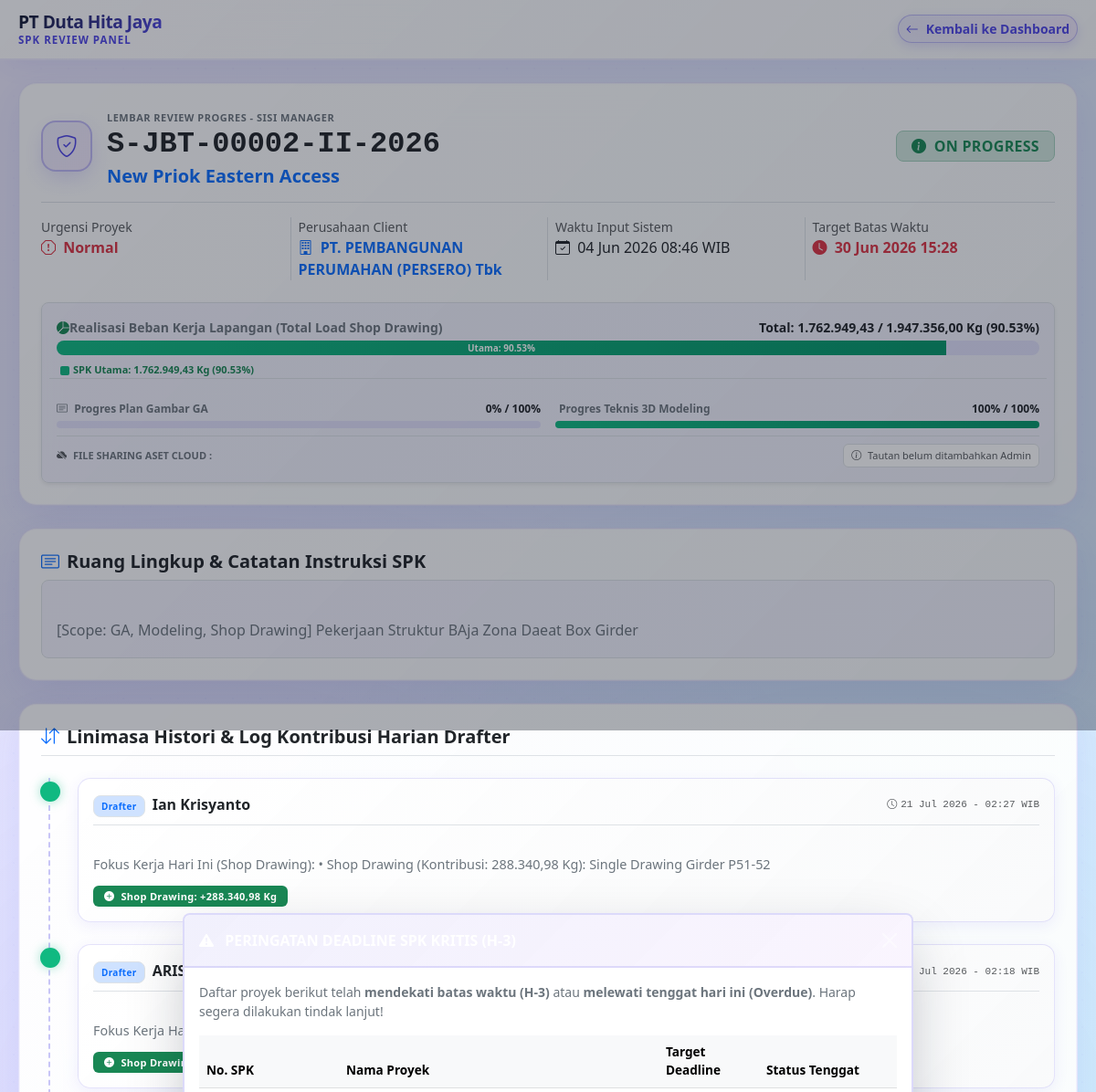
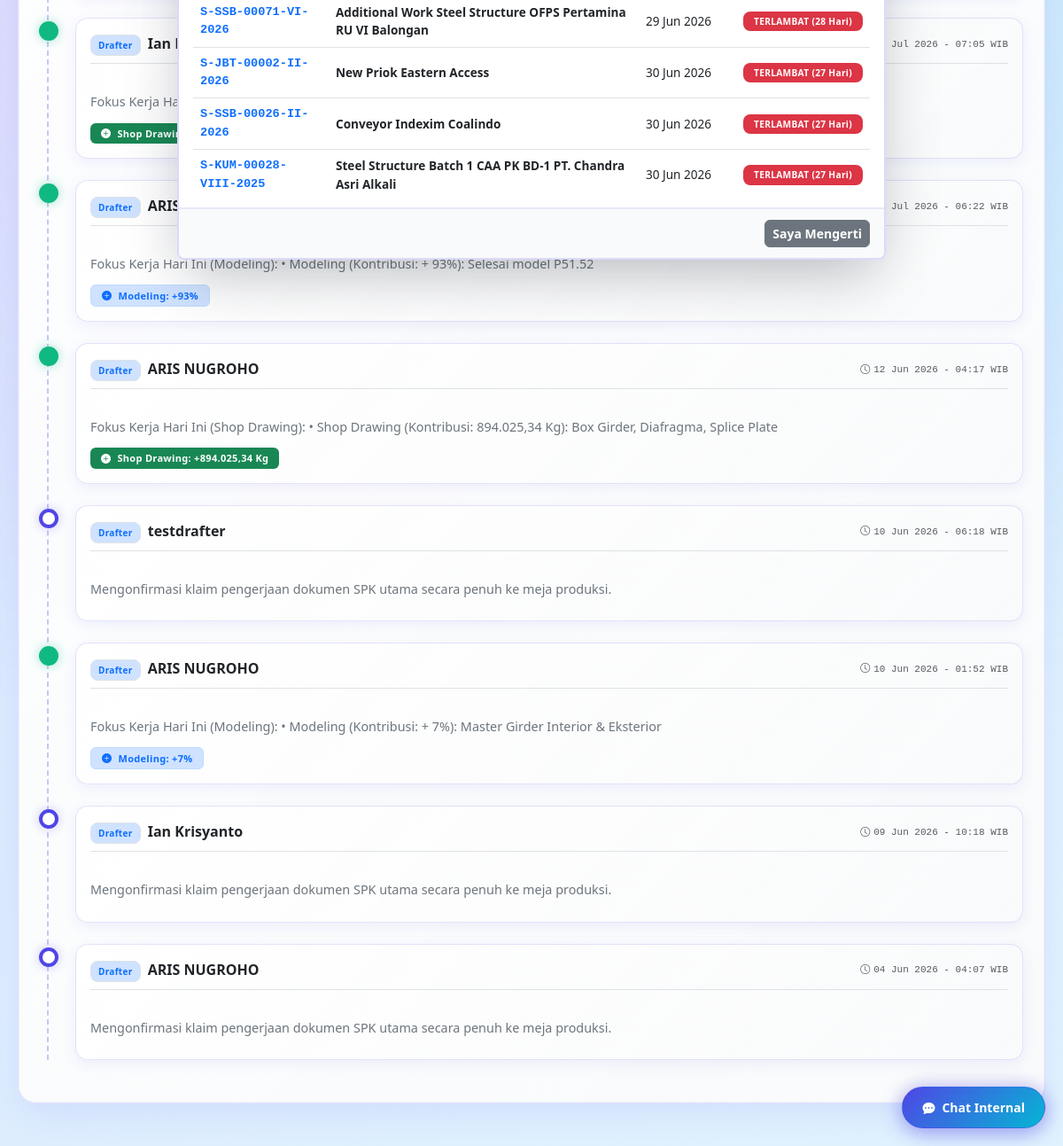
/manager/detail_spk?id=21 (signed in), run on the app's committed database (2 pictures, top to bottom).
### tables this page shows
CREATE TABLE `spk` (
  `id_spk` int(11) NOT NULL,
  `no_spk` varchar(50) NOT NULL,
  `nama_proyek` varchar(150) NOT NULL,
  `nama_client` varchar(150) DEFAULT NULL,
  `deskripsi_tugas` text NOT NULL,
  `tingkat_urgensi` enum('Normal','High','Urgent') NOT NULL DEFAULT 'Normal',
  `total_tonase` decimal(15,2) NOT NULL DEFAULT 0.00,
  `deadline` datetime DEFAULT NULL,
  `status` enum('Pending','On Progress','Paused','Completed') NOT NULL DEFAULT 'Pending',
  `tgl_input` datetime NOT NULL DEFAULT current_timestamp(),
  `tgl_mulai` datetime DEFAULT NULL,
  `tgl_selesai` datetime DEFAULT NULL,
  `id_admin` int(11) NOT NULL,
  `id_drafter` int(11) DEFAULT NULL,
  `link_drive` text DEFAULT NULL
);

CREATE TABLE `spk_progres` (
  `id_progres` int(11) NOT NULL,
  `id_spk` int(11) NOT NULL,
  `id_user` int(11) NOT NULL,
  `tonase_diambil` decimal(15,2) NOT NULL DEFAULT 0.00,
  `progres_ga` int(11) DEFAULT 0,
  `progres_modeling` int(11) DEFAULT 0,
  `tgl_update` timestamp NOT NULL DEFAULT current_timestamp(),
  `keterangan_kerja` text NOT NULL,
  `is_kerja_tambah` tinyint(1) NOT NULL DEFAULT 0
);

CREATE TABLE `users` (
  `id_user` int(11) NOT NULL,
  `username` varchar(50) NOT NULL,
  `password` varchar(255) NOT NULL,
  `nama_lengkap` varchar(100) NOT NULL,
  `role` enum('admin','drafter','manager') NOT NULL,
  `status_akun` enum('Pending','Approved') NOT NULL DEFAULT 'Pending',
  `last_active` datetime DEFAULT NULL
);

### manager/detail_spk.php (the view, shortened to what the rows shown need)
<?php
require '../config.php';
$id_spk = isset($_GET['id']) ? intval($_GET['id']) : 0;
$query_spk = "SELECT spk.*,
              (SELECT COALESCE(SUM(tonase_diambil), 0) FROM spk_progres WHERE spk_progres.id_spk = spk.id_spk AND (is_kerja_tambah = 0 OR is_kerja_tambah IS NULL)) AS tonase_utama,
              (SELECT COALESCE(SUM(tonase_diambil), 0) FROM spk_progres WHERE spk_progres.id_spk = spk.id_spk AND is_kerja_tambah = 1) AS tonase_vo,
              (SELECT COALESCE(SUM(progres_ga), 0) FROM spk_progres WHERE spk_progres.id_spk = spk.id_spk) AS total_ga,
              (SELECT COALESCE(SUM(progres_modeling), 0) FROM spk_progres WHERE spk_progres.id_spk = spk.id_spk) AS total_modeling,
              u_admin.nama_lengkap AS nama_pembuat
              FROM spk
              LEFT JOIN users u_admin ON spk.id_admin = u_admin.id_user
              WHERE spk.id_spk = $id_spk";
$result_spk = $conn->query($query_spk);
$spk = $result_spk->fetch_assoc();
$total_target    = (float)$spk['total_tonase'];
$tonase_utama    = (float)$spk['tonase_utama'];
$tonase_vo       = (float)$spk['tonase_vo'];
$total_akumulasi = $tonase_utama + $tonase_vo;
$persen_total_real = ($total_target > 0) ? round(($total_akumulasi / $total_target) * 100, 2) : 0;
?>
<!DOCTYPE html>
<html lang="id">
<head>
    <link href="../bootstrap.min.css" rel="stylesheet">
    <link href="../bootstrap-icons.min.css" rel="stylesheet">
</head>
<body>
<div class="container-responsive">
    <div class="glass-card p-4 mb-4">
        <div class="d-flex flex-column flex-md-row justify-content-between align-items-md-center border-bottom pb-3 mb-3">
            <div class="d-flex align-items-center gap-3">
                <div>
                    <span class="text-uppercase text-secondary small fw-bold" style="font-size: 11px; letter-spacing: 0.5px;">Lembar Review Progres - Sisi Manager</span>
                    <h2 class="fw-bold text-dark m-0 font-monospace"><?= $spk['no_spk']; ?></h2>
                    <h5 class="text-primary fw-semibold mt-1 mb-0"><?= $spk['nama_proyek']; ?></h5>
                </div>
            </div>
            <div class="text-md-end mt-3 mt-md-0">
                <?php $badge_status = $spk['status'] == 'On Progress' ? 'bg-success-subtle text-success border border-success-subtle' : ($spk['status'] == 'Paused' ? 'bg-danger-subtle text-danger border border-danger-subtle' : ($spk['status'] == 'Completed' ? 'bg-info-subtle text-info-emphasis border border-info-subtle' : 'bg-light text-secondary border')); ?>
                <span class="badge <?= $badge_status; ?> px-3 py-2 fs-6 fw-bold text-uppercase rounded-3"><i class="bi bi-info-circle-fill me-1"></i> <?= $spk['status']; ?></span>
            </div>
        </div>
        <div class="row g-3">
            <div class="col-md-3 col-sm-6 col-12 border-end">
                <label class="text-muted small d-block">Urgensi Proyek</label>
                <span class="fw-bold text-danger"><i class="bi bi-exclamation-octagon me-1"></i> <?= $spk['tingkat_urgensi']; ?></span>
            </div>
            <div class="col-md-3 col-sm-6 col-12 border-end">
                <label class="text-muted small d-block">Perusahaan Client</label>
                <span class="text-primary fw-bold"><i class="bi bi-building me-1"></i> <?= !empty($spk['nama_client']) ? htmlspecialchars($spk['nama_client']) : '-'; ?></span>
            </div>
            <div class="col-md-3 col-sm-6 col-12 border-end">
                <label class="text-muted small d-block">Waktu Input Sistem</label>
                <span class="text-dark fw-medium"><i class="bi bi-calendar-check me-1"></i> <?= date('d M Y H:i', strtotime($spk['tgl_input'])); ?> WIB</span>
            </div>
            <div class="col-md-3 col-sm-6 col-12">
                <label class="text-muted small d-block">Target Batas Waktu</label>
                <span class="text-danger fw-bold"><i class="bi bi-clock-fill me-1"></i> <?= date('d M Y H:i', strtotime($spk['deadline'])); ?></span>
            </div>
        </div>
        <div class="mt-4 p-3 rounded-3 border shadow-sm" style="background: rgba(79, 70, 229, 0.05);">
            <div class="d-flex justify-content-between align-items-center mb-1 flex-wrap gap-1">
                <span class="small fw-bold text-secondary d-flex align-items-center">
                    <i class="bi bi-pie-chart-fill text-success me-1.5"></i> Realisasi Beban Kerja Lapangan (Total Load Shop Drawing)
                </span>
                <span class="fw-bold text-dark small">
                    Total: <?= number_format($total_akumulasi, 2, ',', '.'); ?> / <?= number_format($total_target, 2, ',', '.'); ?> Kg (<?= $persen_total_real; ?>%)
                </span>
            </div>
        </div>
    </div>
    <div class="glass-card p-4 mb-4">
        <h5 class="fw-bold text-dark mb-2 d-flex align-items-center">
            <i class="bi bi-card-text text-primary me-2"></i> Ruang Lingkup &amp; Catatan Instruksi SPK
        </h5>
        <?php $clean_instruksi_mngr = str_replace(["\r\n", "\r", "\n"], " ", $spk['deskripsi_tugas']); ?>
        <div class="p-3 rounded-3 border text-secondary text-break-custom" style="background: rgba(79, 70, 229, 0.05);">
            <?= htmlspecialchars($clean_instruksi_mngr); ?>
        </div>
    </div>
    <div class="glass-card p-4 mb-5">
        <?php
        $log_progres = $conn->query("SELECT spk_progres.*, users.nama_lengkap FROM spk_progres JOIN users ON spk_progres.id_user = users.id_user WHERE spk_progres.id_spk = $id_spk ORDER BY spk_progres.tgl_update DESC");
        if ($log_progres && $log_progres->num_rows > 0) :
        ?>
            <div class="timeline-steps ms-2 shadow-none">
                <?php while ($log = $log_progres->fetch_assoc()) : ?>
                    <?php
                        $is_vo = ((int)$log['is_kerja_tambah'] === 1);
                        $is_any_progress = ($log['tonase_diambil'] > 0 || $log['progres_ga'] > 0 || $log['progres_modeling'] > 0);
                        $item_class = $is_vo ? 'vo-item' : ($is_any_progress ? 'completed' : '');
                        $clean_mngr_log_ket = str_replace(["\r\n", "\r", "\n"], " ", $log['keterangan_kerja']);
                    ?>
                    <div class="timeline-item <?= $item_class; ?>">
                        <div class="timeline-icon"></div>
                        <div class="p-3 timeline-card-glass">
                            <div class="d-flex justify-content-between align-items-start align-items-sm-center mb-2 border-bottom pb-2 flex-column flex-sm-row gap-2">
                                <div>
                                    <span class="badge bg-primary-subtle text-primary border px-2 py-0.5 me-1" style="font-size: 10px;">Drafter</span>
                                    <strong class="text-dark"><?= $log['nama_lengkap']; ?></strong>
                                </div>
                                <div class="d-flex align-items-center gap-3">
                                    <span class="text-muted font-monospace small" style="font-size: 11px;"><i class="bi bi-clock me-1"></i><?= date('d M Y - H:i', strtotime($log['tgl_update'])); ?> WIB</span>
                                </div>
                            </div>
                            <div class="text-secondary text-break-custom mb-2" style="font-size: 0.9rem;">
                                <?= htmlspecialchars($clean_mngr_log_ket); ?>
                            </div>
                            <?php if ($is_any_progress) : ?>
                                <div class="pt-1 d-flex gap-1.5 flex-wrap">
                                    <?php if ($log['tonase_diambil'] > 0) : ?>
                                        <span class="badge <?= $is_vo ? 'bg-warning text-dark border border-warning' : 'bg-success'; ?> px-2.5 py-1.5 rounded-2" style="font-size: 11px;">
                                            <i class="bi bi-plus-circle-fill me-1"></i> Shop Drawing: +<?= number_format($log['tonase_diambil'], 2, ',', '.'); ?> Kg
                                        </span>
                                    <?php endif; ?>
                                    <?php if ($log['progres_modeling'] > 0) : ?>
                                        <span class="badge bg-primary-subtle text-primary px-2.5 py-1.5 rounded-2" style="font-size: 11px; border: 1px solid #bfdbfe;"><i class="bi bi-plus-circle-fill me-1"></i> Modeling: +<?= $log['progres_modeling']; ?>%</span>
                                    <?php endif; ?>
                                </div>
                            <?php endif; ?>
                        </div>
                    </div>
                <?php endwhile; ?>
            </div>
        <?php else : ?>
            <div class="text-center py-5 text-muted">
                <i class="bi bi-clipboard-x fs-1 d-block mb-2 text-black-50"></i> Belum ada laporan harian masuk dari tim drafter.
            </div>
        <?php endif; ?>
    </div>
</div>
<?php include '../chat_and_alert_component.php'; ?>
</body>
</html>

### chat_and_alert_component.php (shortened to what the rows shown need)
<?php
$where_kritis = "WHERE spk.status IN ('Pending', 'On Progress', 'Paused')
                 AND DATEDIFF(spk.deadline, CURDATE()) <= 3";
$query_alert = "SELECT spk.id_spk, spk.no_spk, spk.nama_proyek, spk.deadline, spk.status, spk.tingkat_urgensi,
                       DATEDIFF(spk.deadline, CURDATE()) AS sisa_hari
                FROM spk $where_kritis ORDER BY sisa_hari ASC";
$list_alert = $conn->query($query_alert);
$total_kritis = $list_alert ? $list_alert->num_rows : 0;
?>
<?php if ($total_kritis > 0) : ?>
<div class="modal fade" id="modalDeadlineAlert" data-bs-backdrop="static" tabindex="-1" aria-hidden="true">
    <div class="modal-dialog modal-dialog-centered modal-lg">
        <div class="modal-content border-0 shadow-lg">
            <div class="modal-body p-3">
                <div class="table-responsive" style="max-height: 280px;">
                    <table class="table table-hover align-middle mb-0" style="font-size: 0.85rem;">
                        <thead class="table-light">
                            <tr>
                                <th>No. SPK</th>
                                <th>Nama Proyek</th>
                                <th>Target Deadline</th>
                                <th>Status Tenggat</th>
                            </tr>
                        </thead>
                        <tbody>
                            <?php while ($row_alert = $list_alert->fetch_assoc()) :
                                $sisa = (int)$row_alert['sisa_hari'];
                                if ($sisa < 0) {
                                    $status_lbl = "<span class='badge bg-danger'>TERLAMBAT (" . abs($sisa) . " Hari)</span>";
                                } elseif ($sisa == 0) {
                                    $status_lbl = "<span class='badge bg-danger text-white fw-bold'>HARI INI DEADLINE!</span>";
                                } else {
                                    $status_lbl = "<span class='badge bg-warning text-dark'>Sisa $sisa Hari</span>";
                                }
                                $detail_link = "detail_spk?id=";
                            ?>
                                <tr>
                                    <td class="font-monospace fw-bold text-primary">
                                        <a href="<?= $detail_link . $row_alert['id_spk']; ?>" class="text-decoration-none"><?= $row_alert['no_spk']; ?></a>
                                    </td>
                                    <td class="fw-semibold text-dark"><?= htmlspecialchars($row_alert['nama_proyek']); ?></td>
                                    <td><?= date('d M Y', strtotime($row_alert['deadline'])); ?></td>
                                    <td><?= $status_lbl; ?></td>
                                </tr>
                            <?php endwhile; ?>
                        </tbody>
                    </table>
                </div>
            </div>
        </div>
    </div>
</div>
<?php endif; ?>

### data on the page
spk: no_spk "S-JBT-00002-II-2026", nama_proyek "New Priok Eastern Access", status "ON PROGRESS", tingkat_urgensi "Normal", nama_client "PT. PEMBANGUNAN PERUMAHAN (PERSERO) Tbk", tgl_input "04 Jun 2026 08:46", deadline "30 Jun 2026 15:28", total_tonase "1.947.356,00", deskripsi_tugas "[Scope: GA, Modeling, Shop Drawing] Pekerjaan Struktur BAja Zona Daeat Box Girder", deadline "30 Jun 2026", sisa "27"
spk_progres: id_user.nama_lengkap "Ian Krisyanto", tgl_update "21 Jul 2026 - 02:27", keterangan_kerja "Fokus Kerja Hari Ini (Shop Drawing): • Shop Drawing (Kontribusi: 288.340,98 Kg): Single Drawing Girder P51-52", tonase_diambil "288.340,98"
spk_progres: id_user.nama_lengkap "ARIS…", tgl_update "21 Jul 2026 - 02:18", keterangan_kerja "Fokus Kerja Hari…"
spk_progres: id_user.nama_lengkap "Ian…", tgl_update "16 Jul 2026 - 07:05", keterangan_kerja "Fokus Kerja Hari…"
spk_progres: id_user.nama_lengkap "ARIS…", tgl_update "16 Jul 2026 - 06:22", keterangan_kerja "Fokus Kerja Hari Ini (Modeling): • Modeling (Kontribusi: + 93%): Selesai model P51.52", progres_modeling "93"
spk_progres: id_user.nama_lengkap "ARIS NUGROHO", tgl_update "12 Jun 2026 - 04:17", keterangan_kerja "Fokus Kerja Hari Ini (Shop Drawing): • Shop Drawing (Kontribusi: 894.025,34 Kg): Box Girder, Diafragma, Splice Plate", tonase_diambil "894.025,34"
spk_progres: id_user.nama_lengkap "testdrafter", tgl_update "10 Jun 2026 - 06:18", keterangan_kerja "Mengonfirmasi klaim pengerjaan dokumen SPK utama secara penuh ke meja produksi."
spk_progres: id_user.nama_lengkap "ARIS NUGROHO", tgl_update "10 Jun 2026 - 01:52", keterangan_kerja "Fokus Kerja Hari Ini (Modeling): • Modeling (Kontribusi: + 7%): Master Girder Interior & Eksterior", progres_modeling "7"
spk_progres: id_user.nama_lengkap "Ian Krisyanto", tgl_update "09 Jun 2026 - 10:18", keterangan_kerja "Mengonfirmasi klaim pengerjaan dokumen SPK utama secara penuh ke meja produksi."
spk_progres: id_user.nama_lengkap "ARIS NUGROHO", tgl_update "04 Jun 2026 - 04:07", keterangan_kerja "Mengonfirmasi klaim pengerjaan dokumen SPK utama secara penuh ke meja produksi."
spk: no_spk "S-SSB-00071-VI-2026", nama_proyek "Additional Work Steel Structure OFPS Pertamina RU VI Balongan", deadline "29 Jun 2026", sisa "28"
spk: no_spk "S-SSB-00026-II-2026", nama_proyek "Conveyor Indexim Coalindo", deadline "30 Jun 2026", sisa "27"
spk: no_spk "S-KUM-00028-VIII-2025", nama_proyek "Steel Structure Batch 1 CAA PK BD-1 PT. Chandra Asri Alkali", deadline "30 Jun 2026", sisa "27"

### other printed values
$total_akumulasi "1.762.949,43"
$persen_total_real "90.53"
$persen_utama_real "90.53"
$tonase_utama "1.762.949,43"
$persen_ga "0"
$persen_modeling "100"
